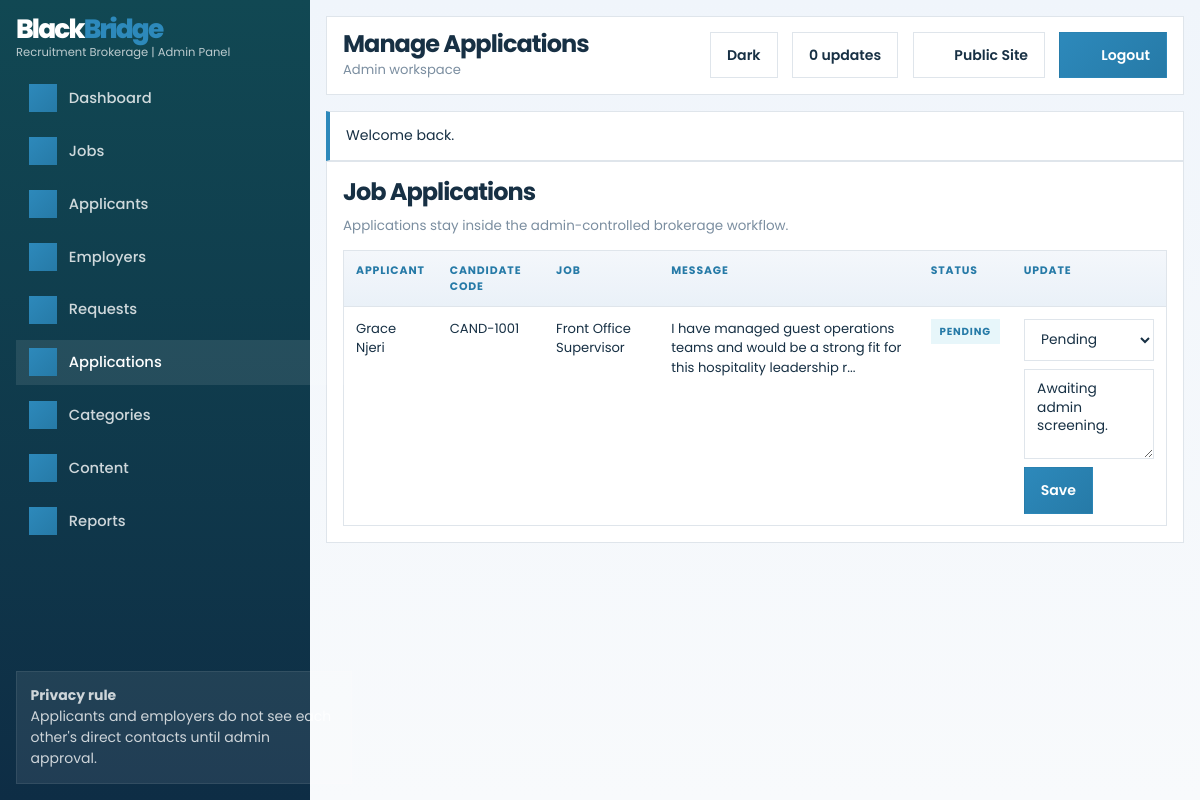
Page /admin/applications.php (signed in) on the committed database.
### tables this page shows
CREATE TABLE IF NOT EXISTS users (
    id INT UNSIGNED AUTO_INCREMENT PRIMARY KEY,
    role ENUM('admin', 'applicant', 'employer') NOT NULL,
    first_name VARCHAR(100) NOT NULL,
    last_name VARCHAR(100) NOT NULL,
    email VARCHAR(190) NOT NULL UNIQUE,
    phone VARCHAR(50) NOT NULL,
    password_hash VARCHAR(255) NOT NULL,
    account_status ENUM('Active', 'Inactive') NOT NULL DEFAULT 'Active',
    created_at DATETIME NOT NULL DEFAULT CURRENT_TIMESTAMP
);

CREATE TABLE IF NOT EXISTS job_applications (
    id INT UNSIGNED AUTO_INCREMENT PRIMARY KEY,
    job_id INT UNSIGNED NOT NULL,
    applicant_user_id INT UNSIGNED NOT NULL,
    profile_id INT UNSIGNED NOT NULL,
    cover_message TEXT NOT NULL,
    status ENUM('Pending', 'Reviewing', 'Approved', 'Rejected', 'Connected', 'Closed') NOT NULL DEFAULT 'Pending',
    admin_notes TEXT NULL,
    created_at DATETIME NOT NULL DEFAULT CURRENT_TIMESTAMP,
    updated_at DATETIME NOT NULL DEFAULT CURRENT_TIMESTAMP ON UPDATE CURRENT_TIMESTAMP,
    CONSTRAINT fk_job_applications_job
        FOREIGN KEY (job_id) REFERENCES jobs(id)
        ON DELETE CASCADE,
    CONSTRAINT fk_job_applications_user
        FOREIGN KEY (applicant_user_id) REFERENCES users(id)
        ON DELETE CASCADE,
    CONSTRAINT fk_job_applications_profile
        FOREIGN KEY (profile_id) REFERENCES candidate_profiles(id)
        ON DELETE CASCADE
);

CREATE TABLE IF NOT EXISTS candidate_profiles (
    id INT UNSIGNED AUTO_INCREMENT PRIMARY KEY,
    user_id INT UNSIGNED NOT NULL UNIQUE,
    candidate_code VARCHAR(30) NOT NULL UNIQUE,
    headline VARCHAR(255) NULL,
    bio TEXT NULL,
    experience_years INT UNSIGNED NOT NULL DEFAULT 0,
    education_level VARCHAR(150) NULL,
    location VARCHAR(150) NULL,
    expected_salary_min DECIMAL(10, 2) NULL,
    expected_salary_max DECIMAL(10, 2) NULL,
    availability VARCHAR(80) NULL,
    address TEXT NULL,
    status ENUM('Draft', 'Pending', 'Approved', 'Rejected') NOT NULL DEFAULT 'Draft',
    approval_notes TEXT NULL,
    admin_notes TEXT NULL,
    is_featured TINYINT(1) NOT NULL DEFAULT 0,
    submitted_at DATETIME NULL,
    approved_at DATETIME NULL,
    created_at DATETIME NOT NULL DEFAULT CURRENT_TIMESTAMP,
    updated_at DATETIME NOT NULL DEFAULT CURRENT_TIMESTAMP ON UPDATE CURRENT_TIMESTAMP,
    CONSTRAINT fk_candidate_profiles_user
        FOREIGN KEY (user_id) REFERENCES users(id)
        ON DELETE CASCADE
);

CREATE TABLE IF NOT EXISTS jobs (
    id INT UNSIGNED AUTO_INCREMENT PRIMARY KEY,
    title VARCHAR(200) NOT NULL,
    category_id INT UNSIGNED NULL,
    location VARCHAR(150) NOT NULL,
    employment_type VARCHAR(80) NOT NULL,
    salary_min DECIMAL(10, 2) NULL,
    salary_max DECIMAL(10, 2) NULL,
    summary TEXT NOT NULL,
    description LONGTEXT NOT NULL,
    requirements LONGTEXT NULL,
    status ENUM('Draft', 'Published', 'Closed') NOT NULL DEFAULT 'Draft',
    is_featured TINYINT(1) NOT NULL DEFAULT 0,
    created_by INT UNSIGNED NULL,
    created_at DATETIME NOT NULL DEFAULT CURRENT_TIMESTAMP,
    updated_at DATETIME NOT NULL DEFAULT CURRENT_TIMESTAMP ON UPDATE CURRENT_TIMESTAMP,
    CONSTRAINT fk_jobs_category
        FOREIGN KEY (category_id) REFERENCES skill_categories(id)
        ON DELETE SET NULL,
    CONSTRAINT fk_jobs_creator
        FOREIGN KEY (created_by) REFERENCES users(id)
        ON DELETE SET NULL
);

### includes/auth.php (called while the page is built, shortened)
<?php
function current_user(): ?array
{
    static $cachedUser = null;
    static $cachedUserId = null;
    $userId = $_SESSION['user_id'] ?? null;
    if ($cachedUser !== null && $cachedUserId === (int) $userId) {
        return $cachedUser;
    }
    global $pdo;
    $statement = $pdo->prepare(
        'SELECT u.*, ep.company_name
         FROM users u
         LEFT JOIN employer_profiles ep ON ep.user_id = u.id
         WHERE u.id = :id
         LIMIT 1'
    );
    $statement->execute(['id' => $userId]);
    $user = $statement->fetch();
    $cachedUser = $user;
    $cachedUserId = (int) $userId;
    return $cachedUser;
}
function is_logged_in(): bool
{
    return current_user() !== null;
}
function require_login(): void
{
    if (is_logged_in()) {
        return;
    }
}
function require_role(array|string $roles): void
{
    require_login();
    $roles = (array) $roles;
    $user = current_user();
    if ($user !== null && in_array($user['role'], $roles, true)) {
        return;
    }
}

### admin/applications.php (the view, shortened to what this page needs)
<?php
require_once dirname(__DIR__) . '/config/config.php';
require_role('admin');
$pageTitle = 'Manage Applications';
$statusOptions = ['Pending', 'Reviewing', 'Approved', 'Rejected', 'Connected', 'Closed'];
$applications = $pdo->query(
    'SELECT ja.*, j.title, cp.candidate_code, u.first_name, u.last_name
     FROM job_applications ja
     INNER JOIN jobs j ON j.id = ja.job_id
     INNER JOIN candidate_profiles cp ON cp.id = ja.profile_id
     INNER JOIN users u ON u.id = ja.applicant_user_id
     ORDER BY ja.created_at DESC'
)->fetchAll();
require_once dirname(__DIR__) . '/includes/dashboard_header.php';
?>
<section class="table-card">
    <div class="section-head">
        <div>
            <h2>Job Applications</h2>
            <p>Applications stay inside the admin-controlled brokerage workflow.</p>
        </div>
    </div>
    <div class="table-wrap">
        <table>
            <thead>
                <tr>
                    <th>Applicant</th>
                    <th>Candidate Code</th>
                    <th>Job</th>
                    <th>Message</th>
                    <th>Status</th>
                    <th>Update</th>
                </tr>
            </thead>
            <tbody>
                <?php foreach ($applications as $application): ?>
                    <tr>
                        <td><?= e($application['first_name'] . ' ' . $application['last_name']) ?></td>
                        <td><?= e($application['candidate_code']) ?></td>
                        <td><?= e($application['title']) ?></td>
                        <td><?= e(truncate_text($application['cover_message'], 100)) ?></td>
                        <td><span class="badge <?= e(status_badge_class($application['status'])) ?>"><?= e($application['status']) ?></span></td>
                        <td>
                            <form method="post">
                                <div class="field">
                                    <select name="status">
                                        <?php foreach ($statusOptions as $status): ?>
                                            <option value="<?= e($status) ?>" <?= selected_option((string) $application['status'], $status) ?>><?= e($status) ?></option>
                                        <?php endforeach; ?>
                                    </select>
                                </div>
                                <div class="field" style="margin-top: 0.5rem;">
                                    <textarea name="admin_notes"><?= e($application['admin_notes']) ?></textarea>
                                </div>
                                <button class="button button-dark" type="submit" style="margin-top: 0.5rem;">Save</button>
                            </form>
                        </td>
                    </tr>
                <?php endforeach; ?>
            </tbody>
        </table>
    </div>
</section>
<?php require_once dirname(__DIR__) . '/includes/dashboard_footer.php'; ?>

### includes/dashboard_header.php (shortened to what this page needs)
<?php
$pageTitle = $pageTitle ?? 'Dashboard';
$currentUser = current_user();
$flashMessages = get_flashes();
$notificationCount = unread_notification_count($pdo, (int) $currentUser['id']);
$brandPrimary = site_setting($pdo, 'branding.primary_word', 'Black');
$brandAccent = site_setting($pdo, 'branding.accent_word', 'Bridge');
$brandTagline = site_setting($pdo, 'branding.tagline', 'Recruitment Brokerage');
$navigation = match ($currentUser['role']) {
    'admin' => [
        ['label' => 'Dashboard', 'path' => 'admin/dashboard.php', 'icon' => 'dashboard'],
        ['label' => 'Jobs', 'path' => 'admin/jobs.php', 'icon' => 'briefcase'],
        ['label' => 'Applicants', 'path' => 'admin/applicants.php', 'icon' => 'users'],
        ['label' => 'Employers', 'path' => 'admin/employers.php', 'icon' => 'building'],
        ['label' => 'Requests', 'path' => 'admin/requests.php', 'icon' => 'link'],
        ['label' => 'Applications', 'path' => 'admin/applications.php', 'icon' => 'document'],
        ['label' => 'Categories', 'path' => 'admin/categories.php', 'icon' => 'category'],
        ['label' => 'Content', 'path' => 'admin/content.php', 'icon' => 'spark'],
        ['label' => 'Reports', 'path' => 'admin/reports.php', 'icon' => 'chart'],
    ],
    'applicant' => [
        ['label' => 'Dashboard', 'path' => 'applicant/dashboard.php', 'icon' => 'dashboard'],
        ['label' => 'My Profile', 'path' => 'applicant/profile.php', 'icon' => 'user-check'],
        ['label' => 'Applications', 'path' => 'applicant/applications.php', 'icon' => 'document'],
    ],
    default => [
        ['label' => 'Dashboard', 'path' => 'employer/dashboard.php', 'icon' => 'dashboard'],
        ['label' => 'Candidates', 'path' => 'employer/candidates.php', 'icon' => 'users'],
        ['label' => 'Requests', 'path' => 'employer/requests.php', 'icon' => 'link'],
    ],
};
?>
<!DOCTYPE html>
<html lang="en" data-theme="light">
<head>
    <link rel="stylesheet" href="<?= e(versioned_asset_url('css/style.css')) ?>">
</head>
<body class="dashboard-body">
    <div class="dashboard-shell">
        <aside class="sidebar" data-sidebar>
            <div class="sidebar-brand">
                <a class="brand brand-logo dashboard-brand" href="<?= e(app_url('index.php')) ?>">
                    <span class="brand-copy">
                        <span class="brand-name">
                            <span class="brand-word brand-word-light"><?= e($brandPrimary) ?></span><span class="brand-word brand-word-accent"><?= e($brandAccent) ?></span>
                        </span>
                        <small><?= e($brandTagline) ?> | <?= e(role_label($currentUser['role'])) ?> Panel</small>
                    </span>
                </a>
            </div>
            <nav class="sidebar-nav">
                <?php foreach ($navigation as $item): ?>
                    <a class="<?= e(active_class([$item['path']])) ?>" href="<?= e(app_url($item['path'])) ?>">
                        <span class="nav-icon"><?= ui_icon($item['icon'] ?? 'spark', 'nav-icon-svg') ?></span>
                        <?= e($item['label']) ?>
                    </a>
                <?php endforeach; ?>
            </nav>
            <div class="sidebar-card">
                <strong>Privacy rule</strong>
                <p>Applicants and employers do not see each other's direct contacts until admin approval.</p>
            </div>
        </aside>
        <div class="dashboard-main">
            <header class="dashboard-topbar">
                <div class="dashboard-topbar-left">
                    <div>
                        <h1><?= e($pageTitle) ?></h1>
                        <p><?= e(role_label($currentUser['role'])) ?> workspace</p>
                    </div>
                </div>
                <div class="dashboard-topbar-right">
                    <button type="button" class="ghost-button theme-toggle" data-theme-toggle>Theme</button>
                    <div class="notification-pill"><?= e((string) $notificationCount) ?> updates</div>
                    <a class="ghost-button" href="<?= e(app_url('index.php')) ?>"><?= ui_icon('globe', 'button-icon') ?>Public Site</a>
                    <a class="button button-dark" href="<?= e(app_url('logout.php')) ?>"><?= ui_icon('lock', 'button-icon') ?>Logout</a>
                </div>
            </header>
            <?php if ($flashMessages !== []): ?>
                <div class="flash-stack dashboard-flashes">
                    <?php foreach ($flashMessages as $flash): ?>
                        <div class="flash flash-<?= e($flash['type']) ?>" data-flash>
                            <?= e($flash['message']) ?>
                        </div>
                    <?php endforeach; ?>
                </div>
            <?php endif; ?>
            <main class="dashboard-content">

### rows in the picture
users: role "Admin"
job_applications: applicant_user.last_name "Grace Njeri", profile.candidate_code "CAND-1001", job.title "Front Office Supervisor", cover_message "I have managed guest operations teams and would be a strong fit for this hospitality leadership r...", status "PENDING", status "Pending", admin_notes "Awaiting admin screening."

### other values in the picture
$brandPrimary "Black"
$brandAccent "Bridge"
$brandTagline "Recruitment Brokerage"
$item['label'] "Dashboard"
$item['label'] "Jobs"
$item['label'] "Applicants"
$item['label'] "Employers"
$item['label'] "Requests"
$item['label'] "Applications"
$item['label'] "Categories"
$item['label'] "Content"
$item['label'] "Reports"
$pageTitle "Manage Applications"
$notificationCount "0"
$flash['message'] "Welcome back."
